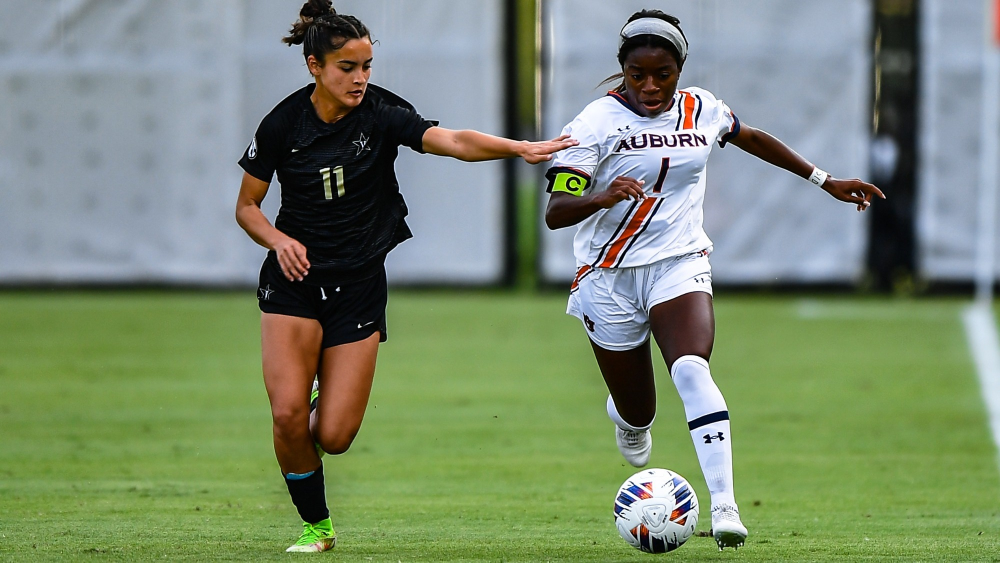
#> input picture wk03/soccer.jpg, 2000 x 1125 px (shown at 1/2 size)
$ jupyter execute 3-7.ipynb   (shell and % lines are left out)
#> lines starting #> are read from the running program, lines starting #| are printed output that depends on the picture; after the words box and inside, x2 and y2 are one past the last pixel; in counts of white or black regions, pixels touching at a corner belong together
[cell 1]
import cv2 as cv
import numpy as np

[cell 2]
img=cv.imread('soccer.jpg')
#> img is the input picture: shape (1125, 2000, 3); mean B, G, R 112.3, 138, 122
img=cv.resize(img,dsize=(0,0),fx=0.4,fy=0.4)
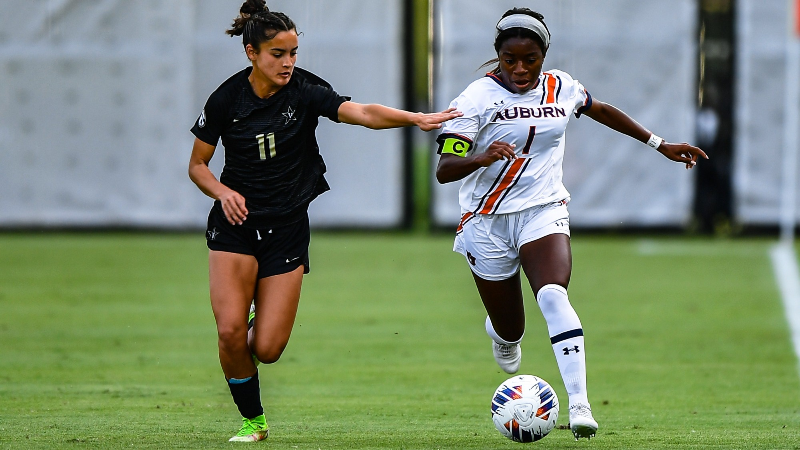
#> img: shape (450, 800, 3); mean B, G, R 112.3, 138, 121.9
gray=cv.cvtColor(img,cv.COLOR_BGR2GRAY)
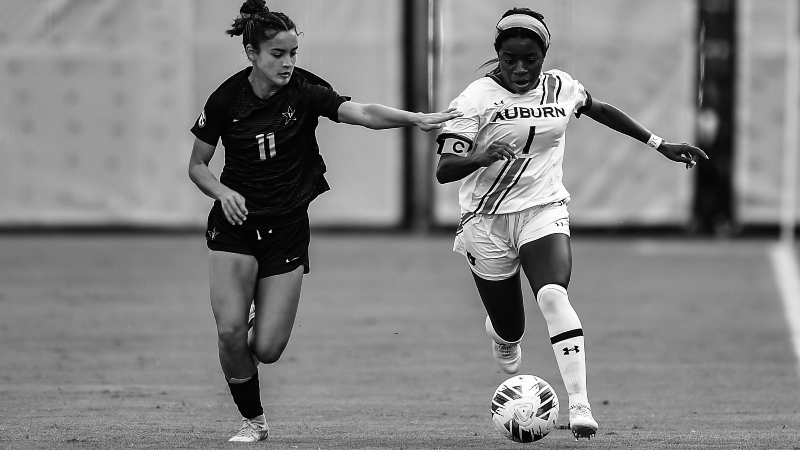
#> gray: shape (450, 800); min 0, max 255, mean 130.2
cv.putText(gray,'soccer',(10,20),cv.FONT_HERSHEY_SIMPLEX,0.7,(255,255,255),2)
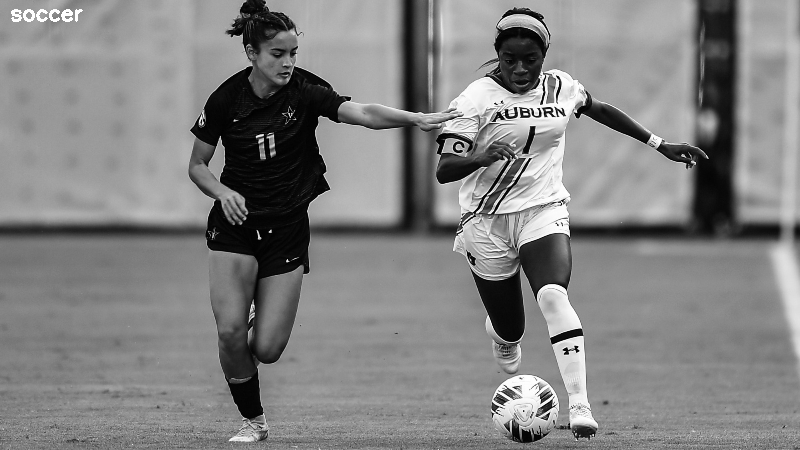
#> gray: shape (450, 800); 0.14% of pixels changed, all inside (x1, y1, x2, y2) = (11, 9, 83, 22)
cv.imshow('Original',gray)

smooth=np.hstack((cv.GaussianBlur(gray,(5,5),0.0),cv.GaussianBlur(gray,(9,9),0.0),cv.GaussianBlur(gray,(15,15),0.0)))
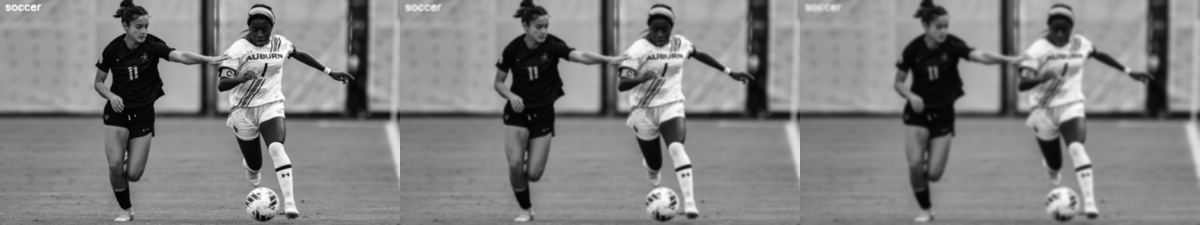
#> smooth: shape (450, 2400) (shown at 1/2 size); min 1, max 254, mean 130.4
cv.imshow('Smooth',smooth)

femboss=np.array([[-1.0, 0.0, 0.0],
                  [ 0.0, 0.0, 0.0],
                  [ 0.0, 0.0, 1.0]])

gray16=np.int16(gray)
emboss=np.uint8(np.clip(cv.filter2D(gray16,-1,femboss)+128,0,255))
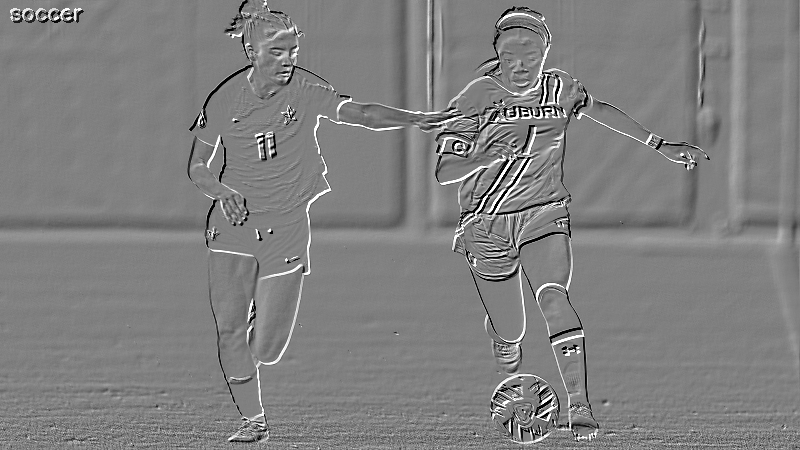
#> emboss: shape (450, 800); min 0, max 255, mean 127.9
emboss_bad=np.uint8(cv.filter2D(gray16,-1,femboss)+128)
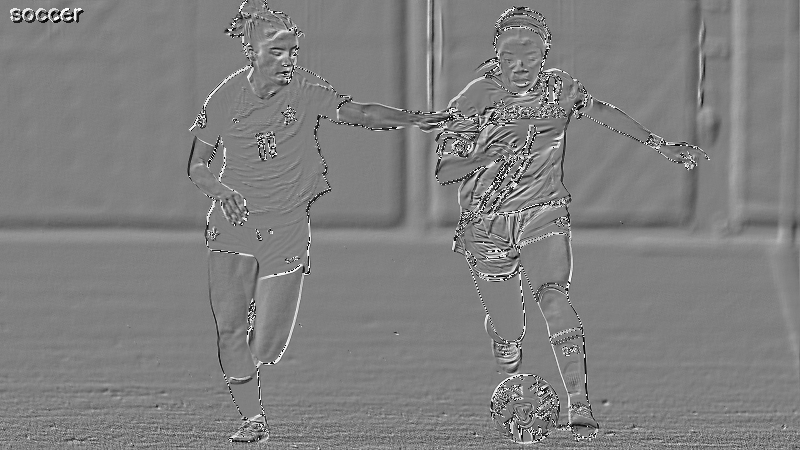
#> emboss_bad: shape (450, 800); min 0, max 255, mean 127.8
emboss_worse=cv.filter2D(gray,-1,femboss)
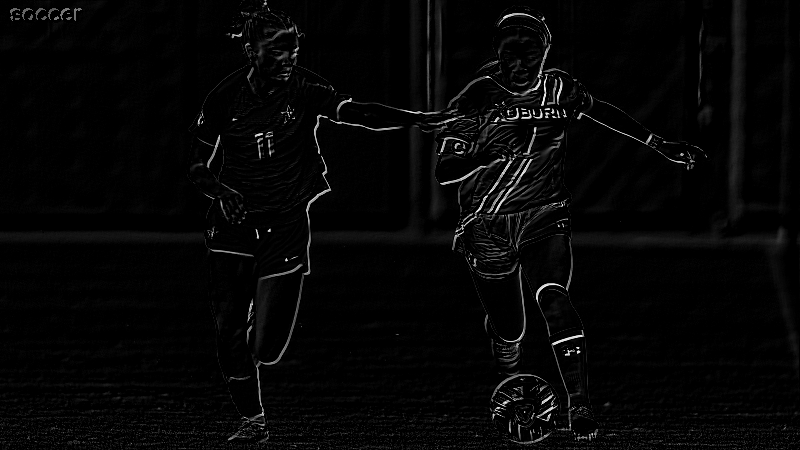
#> emboss_worse: shape (450, 800); min 0, max 250, mean 5.8

cv.imshow('Emboss',emboss)
cv.imshow('Emboss_bad',emboss_bad)
cv.imshow('Emboss_worse',emboss_worse)

cv.waitKey()
cv.destroyAllWindows()

$ run again, with wk03/girl_laughing.jpg copied over wk03/soccer.jpg
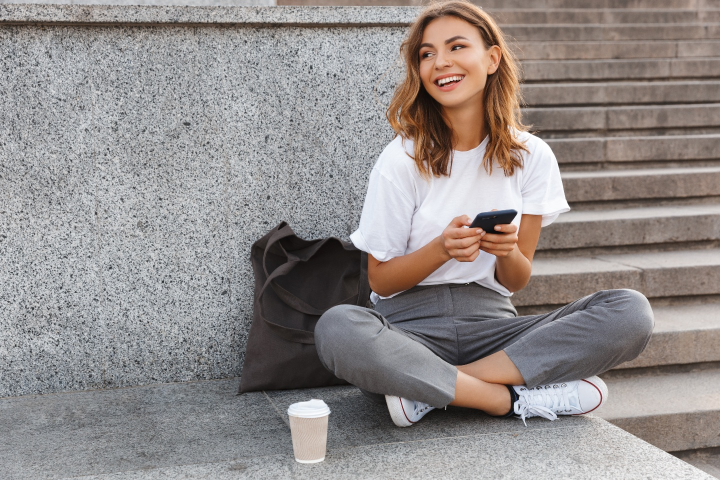
#> input picture wk03/girl_laughing.jpg, 1440 x 960 px (shown at 1/2 size)
#> img is the input picture: shape (960, 1440, 3); mean B, G, R 139.3, 140.7, 146.8
#> img: shape (384, 576, 3)
#> `emboss=np.uint8(np.clip(cv.filter2D(gray16,-1,femboss)+128,0,255))`:
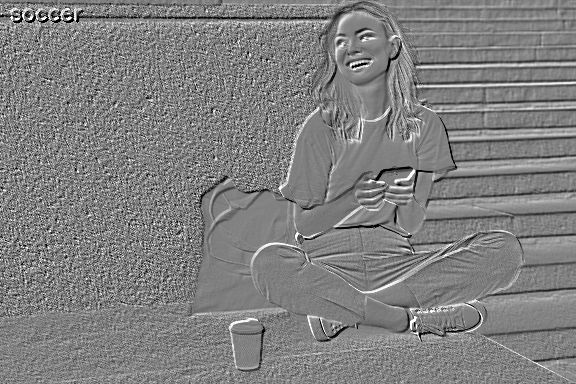
#> emboss: shape (384, 576); min 0, max 255, mean 128.1
#> `emboss_worse=cv.filter2D(gray,-1,femboss)`:
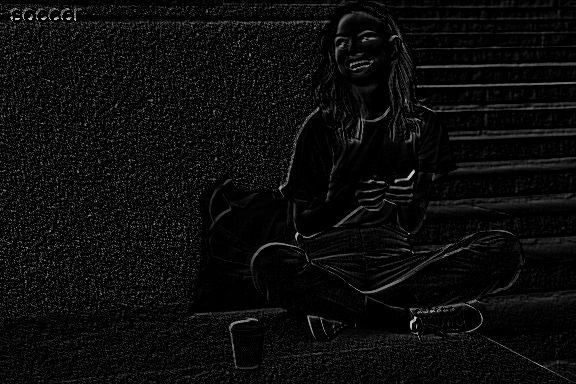
#> emboss_worse: shape (384, 576); min 0, max 209, mean 11.3

$ run again, with wk03/mistyroad.jpg copied over wk03/soccer.jpg
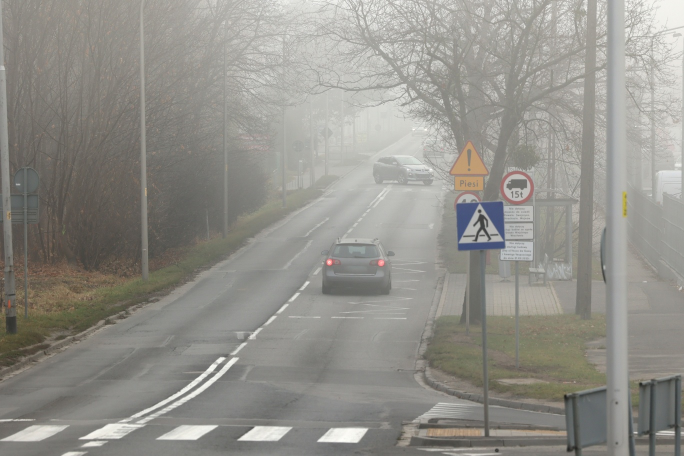
#> input picture wk03/mistyroad.jpg, 1368 x 912 px (shown at 1/2 size)
#> img is the input picture: shape (912, 1368, 3); mean B, G, R 138.8, 145, 146.5
#> img: shape (365, 547, 3)
#> `emboss=np.uint8(np.clip(cv.filter2D(gray16,-1,femboss)+128,0,255))`:
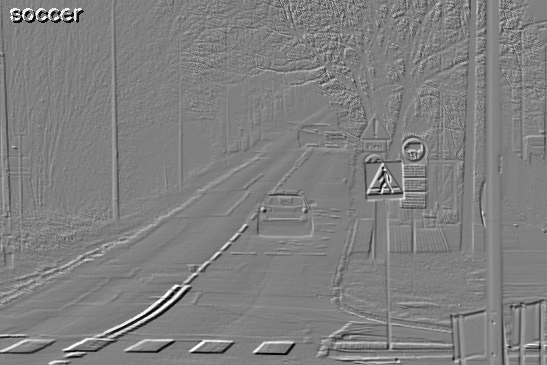
#> emboss: shape (365, 547); min 0, max 255, mean 127.9
#> `emboss_worse=cv.filter2D(gray,-1,femboss)`:
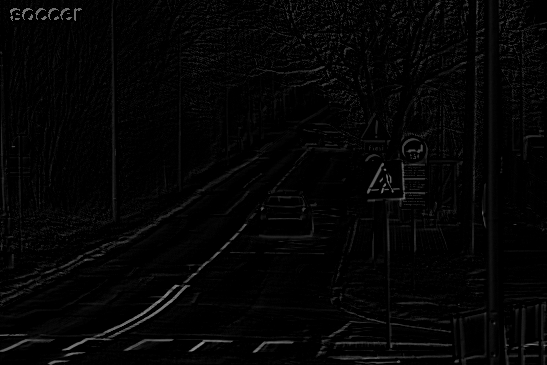
#> emboss_worse: shape (365, 547); min 0, max 153, mean 4.8
